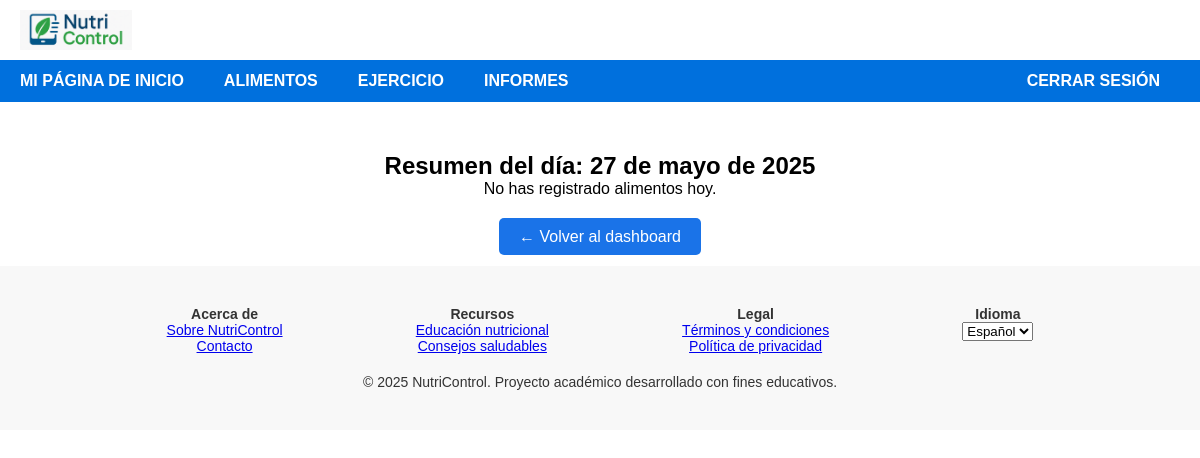
/resumen/ (signed in), run on an earlier commit of the app's database.
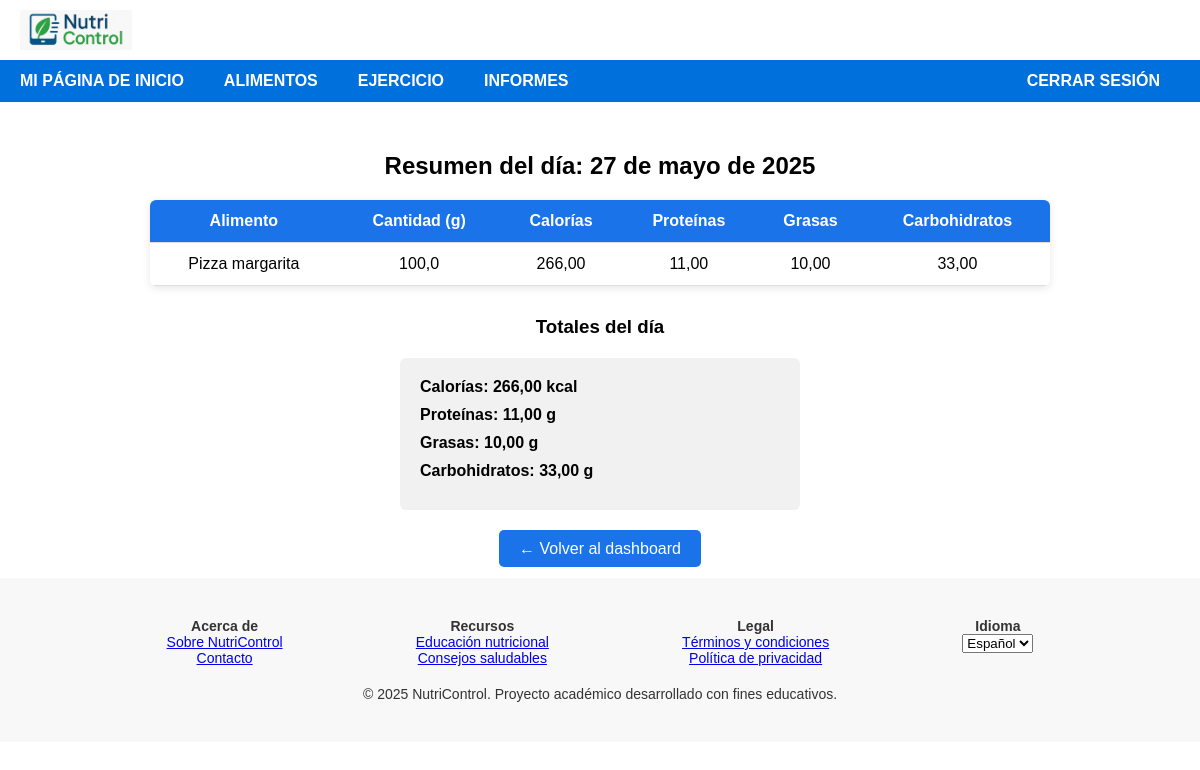
And on a later commit of the database.
### base/models.py (models this page shows, shortened)
class RegistroAlimentacion(models.Model):
    usuario = models.ForeignKey(settings.AUTH_USER_MODEL, on_delete=models.CASCADE, verbose_name=_("Usuario"))
    alimento = models.ForeignKey(Alimento, on_delete=models.CASCADE, verbose_name=_("Alimento"))
    cantidad = models.FloatField(verbose_name=_("Cantidad (gramos)"), help_text=_("Cantidad consumida en gramos"))
    fecha = models.DateField(verbose_name=_("Fecha"), default=date.today)
    @property
    def calorias_consumidas(self): # Renombrado de calorias_totales para consistencia y claridad
        if self.alimento and self.alimento.calorias is not None and self.cantidad is not None:
            return (self.alimento.calorias * self.cantidad) / 100
        return 0
    def calorias_totales(self): # Este es el que tenías antes
        return self.calorias_consumidas
    class Meta:
        verbose_name = _("Registro de Alimentación")
        verbose_name_plural = _("Registros de Alimentación")
        ordering = ['-fecha', '-id']

class Alimento(models.Model):
    nombre = models.CharField(
        verbose_name=_("Nombre del alimento"),
        max_length=100,
        unique=True,
        help_text=_("Nombre del alimento")
    )
    calorias = models.FloatField(verbose_name=_("Calorías (por 100g)"), help_text=_("Calorías por 100 g"))
    proteinas = models.FloatField(verbose_name=_("Proteínas (por 100g)"), help_text=_("Proteínas por 100 g"))
    grasas = models.FloatField(verbose_name=_("Grasas (por 100g)"), help_text=_("Grasas por 100 g"))
    carbohidratos = models.FloatField(verbose_name=_("Carbohidratos (por 100g)"), help_text=_("Carbohidratos por 100 g"))

### base/views.py (the view)
# urls.py: path('resumen/', views.resumen_diario, name='resumen_diario'),
@login_required
def resumen_diario(request):
    hoy = date.today()
    registros = RegistroAlimentacion.objects.filter(usuario=request.user, fecha=hoy)
    total_calorias = total_proteinas = total_grasas = total_carbohidratos = 0
    for r in registros:
        if r.alimento and r.cantidad is not None:
            factor = r.cantidad / 100
            total_calorias += (r.alimento.calorias or 0) * factor
            total_proteinas += (r.alimento.proteinas or 0) * factor
            total_grasas += (r.alimento.grasas or 0) * factor
            total_carbohidratos += (r.alimento.carbohidratos or 0) * factor
    context = {
        'registros': registros, 'fecha': hoy,
        'total_calorias': total_calorias, 'total_proteinas': total_proteinas,
        'total_grasas': total_grasas, 'total_carbohidratos': total_carbohidratos,
    }
    return render(request, 'resumen_diario.html', context)

### base/templates/resumen_diario.html (shortened to what this page needs)
{% extends "base.html" %}
{% block content %}
  <h2>Resumen del día: {{ fecha }}</h2>
  {% if registros %}
    <table>
      <tr>
        <th>Alimento</th>
        <th>Cantidad (g)</th>
        <th>Calorías</th>
        <th>Proteínas</th>
        <th>Grasas</th>
        <th>Carbohidratos</th>
      </tr>
      {% for r in registros %}
        <tr>
          <td>{{ r.alimento.nombre }}</td>
          <td>{{ r.cantidad }}</td>
          <td>{{ r.calorias_totales|floatformat:2 }}</td>
          <td>{{ r.alimento.proteinas|floatformat:2 }}</td>
          <td>{{ r.alimento.grasas|floatformat:2 }}</td>
          <td>{{ r.alimento.carbohidratos|floatformat:2 }}</td>
        </tr>
      {% endfor %}
    </table>
    <h3>Totales del día</h3>
    <ul>
      <li>Calorías: {{ total_calorias|floatformat:2 }} kcal</li>
      <li>Proteínas: {{ total_proteinas|floatformat:2 }} g</li>
      <li>Grasas: {{ total_grasas|floatformat:2 }} g</li>
      <li>Carbohidratos: {{ total_carbohidratos|floatformat:2 }} g</li>
    </ul>
  {% else %}
    <p style="text-align:center;">No has registrado alimentos hoy.</p>
  {% endif %}
  <div class="volver">
    <a href="{% url 'dashboard' %}">← Volver al dashboard</a>
  </div>
{% endblock %}

What changed in the data, as far as the page shows it:
added RegistroAlimentacion: alimento.nombre "Pizza margarita", cantidad "100,0", calorias_totales "266,00", alimento.proteinas "11,00", alimento.grasas "10,00", alimento.carbohidratos "33,00"
Also different on the page:
{{ total_calorias|floatformat:2 }}: (not shown) → "266,00"
{{ total_proteinas|floatformat:2 }}: (not shown) → "11,00"
{{ total_grasas|floatformat:2 }}: (not shown) → "10,00"
{{ total_carbohidratos|floatformat:2 }}: (not shown) → "33,00"
text no longer shown: "No has registrado alimentos hoy."
text now shown: "Alimento Cantidad (g) Calorías Proteínas Grasas Carbohidratos Totales del día Calorías: kcal Proteínas: g Grasas: g Carbohidratos: g"
